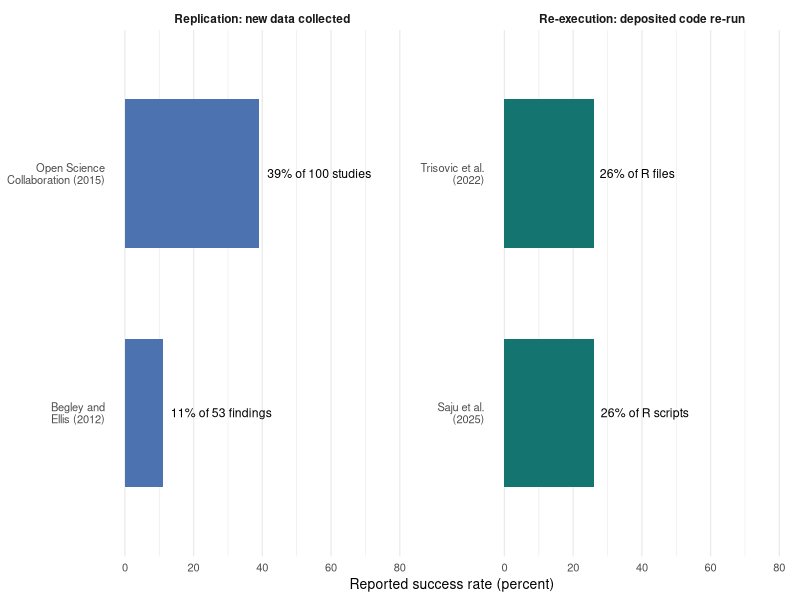

Write R code to recreate this figure.
## ---- chunk 1
#| label: fig-failure-rates
#| fig-cap: 'Reported success rates in four studies, separated by what each measured. The left panel reports replication studies, in which new data was collected to test a prior finding. The right panel reports re-execution studies, in which deposited code was run again without any attempt to evaluate the science. Each bar is labeled with the unit it counts, and the units differ, so the bars are not comparable with one another. The Trisovic bar is the rate before automated code cleaning. The re-execution figures are those stated in the text of the studies as cited in this chapter, and are approximate where the source reports a bound rather than a point estimate.'
#| fig-alt: 'A two-panel bar chart of four studies, each bar labeled with its unit. The left panel, labeled replication, shows the Open Science Collaboration at 39 percent of 100 studies and Begley and Ellis at 11 percent of 53 findings. The right panel, labeled re-execution, shows Trisovic and colleagues at 26 percent of R files and Saju and colleagues at 26 percent of R scripts. All four bars sit well below half; because each counts a different unit, each rate is low on its own terms rather than comparable with the others.'
#| fig-width: 7
#| fig-height: 3.2

library(ggplot2)
library(tibble)

studies <- tibble(
  study = c('Open Science\nCollaboration (2015)',
            'Begley and\nEllis (2012)',
            'Trisovic et al.\n(2022)',
            'Saju et al.\n(2025)'),
  rate = c(39, 11, 26, 26),
  unit = c('of 100 studies', 'of 53 findings',
           'of R files', 'of R scripts'),
  kind = factor(
    c('Replication: new data collected',
      'Replication: new data collected',
      'Re-execution: deposited code re-run',
      'Re-execution: deposited code re-run'),
    levels = c('Replication: new data collected',
               'Re-execution: deposited code re-run')
  )
)

ggplot(studies, aes(x = reorder(study, rate), y = rate)) +
  geom_col(aes(fill = kind), width = 0.62, show.legend = FALSE) +
  geom_text(aes(label = paste0(rate, '% ', unit)),
            hjust = -0.08, size = 3.1) +
  coord_flip(ylim = c(0, 80)) +
  facet_wrap(~kind, scales = 'free_y', ncol = 2) +
  scale_fill_manual(values = c(
    'Replication: new data collected' = '#4c72b0',
    'Re-execution: deposited code re-run' = '#14746f'
  )) +
  labs(x = NULL, y = 'Reported success rate (percent)') +
  theme_minimal(base_size = 10) +
  theme(
    panel.grid.major.y = element_blank(),
    strip.text = element_text(face = 'bold', size = 8.5)
  )
